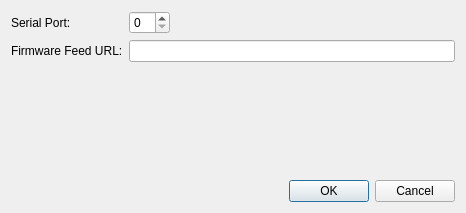
<ui version="4.0" >
 <class>Dialog</class>
 <widget class="QDialog" name="Dialog" >
  <property name="windowModality" >
   <enum>Qt::ApplicationModal</enum>
  </property>
  <property name="geometry" >
   <rect>
    <x>0</x>
    <y>0</y>
    <width>466</width>
    <height>213</height>
   </rect>
  </property>
  <property name="windowTitle" >
   <string>Settings Dialog</string>
  </property>
  <layout class="QVBoxLayout" name="verticalLayout" >
   <item>
    <layout class="QFormLayout" name="formLayout" >
     <property name="fieldGrowthPolicy" >
      <enum>QFormLayout::ExpandingFieldsGrow</enum>
     </property>
     <property name="rowWrapPolicy" >
      <enum>QFormLayout::DontWrapRows</enum>
     </property>
     <item row="0" column="0" >
      <widget class="QLabel" name="label" >
       <property name="text" >
        <string>Serial Port:</string>
       </property>
      </widget>
     </item>
     <item row="1" column="0" >
      <widget class="QLabel" name="label_2" >
       <property name="text" >
        <string>Firmware Feed URL:</string>
       </property>
      </widget>
     </item>
     <item row="1" column="1" >
      <widget class="QLineEdit" name="feed_url" >
       <property name="sizePolicy" >
        <sizepolicy vsizetype="Fixed" hsizetype="Expanding" >
         <horstretch>0</horstretch>
         <verstretch>0</verstretch>
        </sizepolicy>
       </property>
      </widget>
     </item>
     <item row="0" column="1" >
      <widget class="QSpinBox" name="port_number" />
     </item>
    </layout>
   </item>
   <item>
    <widget class="QDialogButtonBox" name="buttonBox" >
     <property name="orientation" >
      <enum>Qt::Horizontal</enum>
     </property>
     <property name="standardButtons" >
      <set>QDialogButtonBox::Cancel|QDialogButtonBox::Ok</set>
     </property>
    </widget>
   </item>
  </layout>
 </widget>
 <resources/>
 <connections>
  <connection>
   <sender>buttonBox</sender>
   <signal>accepted()</signal>
   <receiver>Dialog</receiver>
   <slot>accept()</slot>
   <hints>
    <hint type="sourcelabel" >
     <x>254</x>
     <y>208</y>
    </hint>
    <hint type="destinationlabel" >
     <x>157</x>
     <y>274</y>
    </hint>
   </hints>
  </connection>
  <connection>
   <sender>buttonBox</sender>
   <signal>rejected()</signal>
   <receiver>Dialog</receiver>
   <slot>reject()</slot>
   <hints>
    <hint type="sourcelabel" >
     <x>322</x>
     <y>208</y>
    </hint>
    <hint type="destinationlabel" >
     <x>286</x>
     <y>274</y>
    </hint>
   </hints>
  </connection>
 </connections>
</ui>
